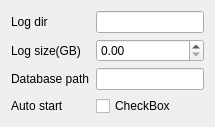
          <widget class="QWidget" name="tab_6">
           <attribute name="title">
            <string>System</string>
           </attribute>
           <layout class="QGridLayout" name="gridLayout_12">
            <item row="1" column="0">
             <widget class="QLabel" name="label_23">
              <property name="text">
               <string>Log size(GB)</string>
              </property>
             </widget>
            </item>
            <item row="0" column="0">
             <widget class="QLabel" name="label_22">
              <property name="sizePolicy">
               <sizepolicy hsizetype="Expanding" vsizetype="Fixed">
                <horstretch>0</horstretch>
                <verstretch>0</verstretch>
               </sizepolicy>
              </property>
              <property name="text">
               <string>Log dir</string>
              </property>
             </widget>
            </item>
            <item row="2" column="0">
             <widget class="QLabel" name="label_24">
              <property name="text">
               <string>Database path</string>
              </property>
             </widget>
            </item>
            <item row="3" column="0">
             <widget class="QLabel" name="label_25">
              <property name="text">
               <string>Auto start</string>
              </property>
             </widget>
            </item>
            <item row="0" column="1" colspan="2">
             <widget class="QLineEdit" name="lineEdit_3">
              <property name="sizePolicy">
               <sizepolicy hsizetype="Expanding" vsizetype="Fixed">
                <horstretch>2</horstretch>
                <verstretch>2</verstretch>
               </sizepolicy>
              </property>
             </widget>
            </item>
            <item row="1" column="1" colspan="2">
             <widget class="QDoubleSpinBox" name="doubleSpinBox">
              <property name="sizePolicy">
               <sizepolicy hsizetype="Expanding" vsizetype="Fixed">
                <horstretch>0</horstretch>
                <verstretch>0</verstretch>
               </sizepolicy>
              </property>
             </widget>
            </item>
            <item row="2" column="1" colspan="2">
             <widget class="QLineEdit" name="lineEdit_4"/>
            </item>
            <item row="3" column="1" colspan="2">
             <widget class="QCheckBox" name="checkBox_2">
              <property name="text">
               <string>CheckBox</string>
              </property>
             </widget>
            </item>
           </layout>
          </widget>
